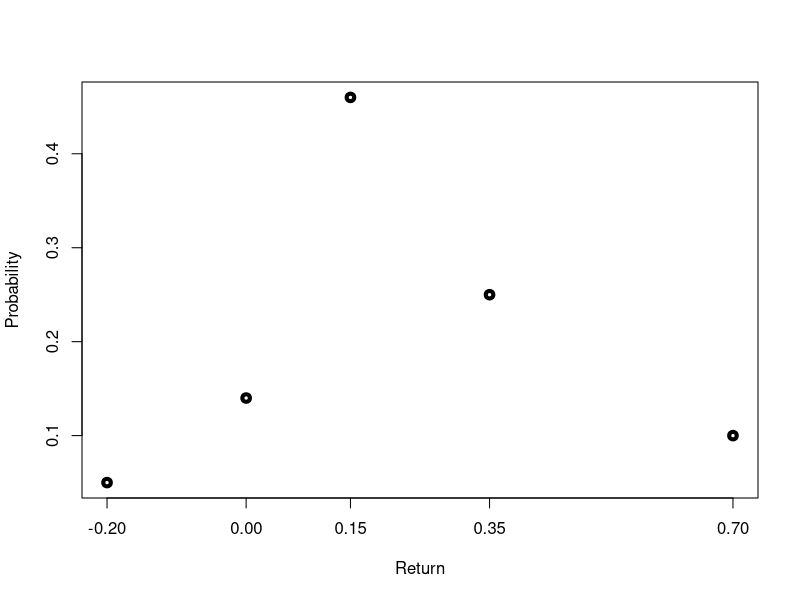
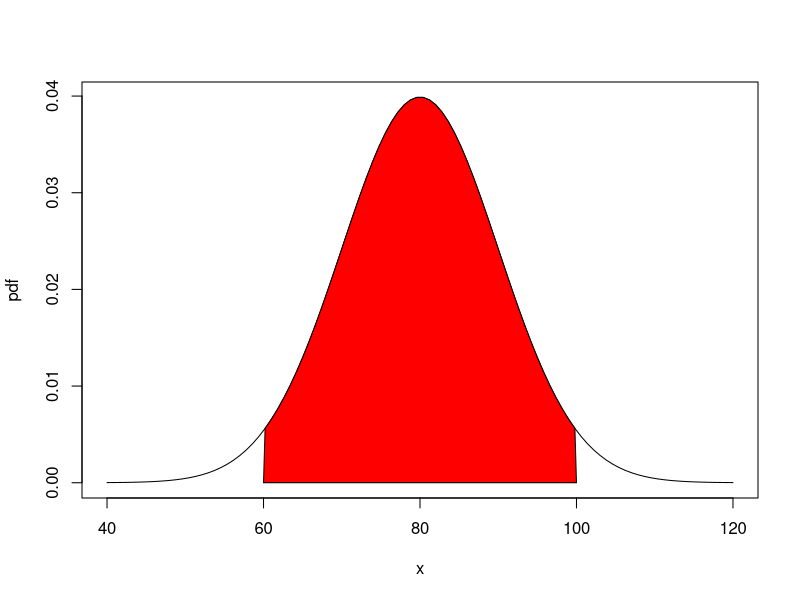

Source code (R) for these figures, in order: (Note: this script raises an error after producing the figures.)
## ---- chunk 1
ret = c(-0.2, 0, 0.15, 0.35, 0.7)
probabs = c(0.05, 0.14, 0.46, 0.25, 0.1)
plot(ret, probabs, lwd=4, xlab="Return", 
     ylab="Probability", xaxt="n")
axis(1, at=ret)
## ---- chunk 2
mean=80; sd=10
lb=60; ub=100

x <- seq(-4,4,length=100)*sd + mean
hx <- dnorm(x,mean,sd)

plot(x, hx, type="n", xlab="x", ylab="pdf")

i <- x >= lb & x <= ub
lines(x, hx)
polygon(c(lb,x[i],ub), c(0,hx[i],0), col="red")

area <- pnorm(mean, sd) - pnorm(lb, mean)
result <- paste("P(",lb,"< IQ <",ub,") =",
   signif(area, digits=3))
## ---- chunk 3
d=data.frame(x=c(0,1,2,4,5,7,8,9, 10), cdf=c(0,0.1,0.2,0.3,0.5,0.6,0.7,1, 1))
ggplot() +
geom_step(data=d, mapping=aes(x=x, y=cdf), direction="vh", linetype=3) +
geom_point(data=d, mapping=aes(x=x, y=cdf), color="red") +
ylab("CDF") + xlab("x") + ggtitle("CDF for discrete distribution") +
theme(plot.title= element_text(size=14, color="grey26",
hjust=0.5,lineheight=2.4), 
panel.background = element_rect(fill="#f7f7f7"),
panel.grid.major.y = element_line(size = 0.5, linetype = "solid", color = "grey"),
panel.grid.minor = element_blank(),
panel.grid.major.x = element_blank(),
plot.background = element_rect(fill="#f7f7f7", color = "#f7f7f7"), 
axis.line = element_line(color = "grey")) 

## ---- chunk 4
ggplot(data.frame(x = c(-5, 5)), aes(x = x)) +
  stat_function(fun = pnorm) + 
ylab("CDF") + xlab("x") + ggtitle("CDF for continuous distribution") +
theme(plot.title= element_text(size=14, color="grey26",
hjust=0.5,lineheight=2.4), 
panel.background = element_rect(fill="#f7f7f7"),
panel.grid.major.y = element_line(size = 0.5, linetype = "solid", color = "grey"),
panel.grid.minor = element_blank(),
panel.grid.major.x = element_blank(),
plot.background = element_rect(fill="#f7f7f7", color = "#f7f7f7"), 
axis.line = element_line(color = "grey")) 

## ---- chunk 5

# Define the functions 

critical_10 <- qnorm(0.95,mean=0,sd=1)
critical_5 <- qnorm(0.975,mean=0,sd=1)
critical_1 <- qnorm(0.995,mean=0,sd=1)

criticals <- round(cbind(critical_10, critical_5, critical_1),2)

colnames(criticals) <- c("10% Significance (2 Tailed)", "5% Significance (2 Tailed)", "1% Significance 21 Tailed)")

criticals
## ---- chunk 6

dat <- read.table(text = "info mean sd
info1 0 1
info2 1 0.5
info3 2 1
", header = TRUE)

densities <- apply(dat[, -1], 1, function(x) rnorm(n = 100000, mean = x[1], sd = x[2]))
colnames(densities) <- dat$info

densities.m <- melt(densities)
#Plot
densities.m %>%
  ggplot(aes(x = value, fill = Var2, color = Var2)) +
    geom_density(alpha = 0.2) +
  theme_bw() + xlim(-5,5)

## ---- chunk 7
a <- rchisq(100000, df = 2)
b <- rchisq(100000, df = 3)
c <- rchisq(100000, df = 7)
d <- rchisq(100000, df = 10)

df_chi <- as.data.frame(cbind(a,b,c,d))
colnames(df_chi) = c("DOF=2", "DOF=3", "DOF=7", "DOF=10")

df_chi_melt <- melt(df_chi)
#Plot
df_chi_melt %>%
  ggplot(aes(x = value, fill = variable, color = variable)) +
    geom_density(alpha = 0.2) +
  theme_bw() + xlim(0,20)
## ---- chunk 8

a <- rnorm(100000, mean = 0, sd = 1)
b <- rt(100000,  df = 1)
c <- rt(100000,  df = 5)
d <- rt(100000,  df = 10)

df_norm_t <- as.data.frame(cbind(a,b,c,d))
colnames(df_norm_t) = c("N(0,1)", "t, DOF=1", "t, DOF=5", "t, DOF=10")

df_norm_t_melt <- melt(df_norm_t)
#Plot
df_norm_t_melt %>%
  ggplot(aes(x = value, fill = variable, color = variable)) +
    geom_density(alpha = 0.2) +
  theme_bw() + xlim(-5,5)

## ---- chunk 9
a <- rf(100000, df1 = 4, df2 = 4)
b <- rf(100000, df1 = 4, df2 = 10)
c <- rf(100000, df1 = 10, df2 = 4)
d <- rf(100000, df1 = 10, df2 = 100)

df_F <- as.data.frame(cbind(a,b,c,d))
colnames(df_F) = c("n1=4, n2=4", "n1=4, n2=10", "n1=10, n2=4","n1=10, n2=100")

df_F_melt <- melt(df_F)
#Plot
df_F_melt %>%
  ggplot(aes(x = value, fill = variable, color = variable)) +
    geom_density(alpha = 0.2) +
  theme_bw() + xlim(0,7)
## ---- chunk 10
a <- rlnorm(100000, meanlog = 0, sdlog = 1)
b <- rlnorm(100000, meanlog = 0, sdlog = 0.5)
c <- rlnorm(100000, meanlog = 0, sdlog = 2)
d <- rlnorm(100000, meanlog = 1, sdlog = 1)

df_lnorm <- as.data.frame(cbind(a,b,c,d))
colnames(df_lnorm) = c("mean=0, sd=1", "mean=0, sd=0.5", "mean=0, sd=2","mean=1,sd=1")

df_lnorm_melt <- melt(df_lnorm)
#Plot
df_lnorm_melt %>%
  ggplot(aes(x = value, fill = variable, color = variable)) +
    geom_density(alpha = 0.2) +
  theme_bw() + xlim(-1,7)
## ---- chunk 11
# This is the largest density of the PDF given that we have the normal distribution with mean = 0 & sd = 1
dnorm(0, mean = 0, sd = 1) 
## ---- chunk 12
# This is the median value of the respective distribution. As such, it comprises of exactly half the overall density of the underlying distribution. This is intuitive, given that the value -1.96 in a normal distribution with mean = 0 and sd = 1 is exactly the middle value, thereby incorporating half of the entire area under the cdf. 
pnorm(-1.96, mean = 0, sd = 1) 
## ---- chunk 13
# Intuitively, pnorm() inverse for a value of 0.5 indicates what value the 50% quantile must have under the given distribution characteristics. As such, we see that the 5% quantile here must have value -1.96! 
qnorm(0.025, mean = 0, sd = 1) 
## ---- chunk 14
rnorm(10, mean = 0, sd = 1)
## ---- chunk 15


a <- rsnorm(100000, mean = 0, sd = 2, xi = 2)
b <- rsnorm(100000, mean = 0, sd = 2, xi = -2)

skew <- as.data.frame(cbind(a,b))
colnames(skew) = c("Right Skewed", "Left Skewed")

skew_melt <- melt(skew)
#Plot
skew_melt %>%
  ggplot(aes(x = value, fill = variable, color = variable)) +
    geom_density(alpha = 0.2) +
  theme_bw() + xlim(-15,15)

## ---- chunk 16
a <- rnorm(100000, mean = 0, sd = 1)
b <- rnorm(100000, mean = 0, sd = 1.45)
c <- rnorm(100000, mean = 0, sd = 0.55)


df_kurt <- as.data.frame(cbind(a,b,c))
colnames(df_kurt) = c("Mesokurtic", "Platykurtic", "Leptokurtic")

df_kurt_melt <- melt(df_kurt)
#Plot
df_kurt_melt %>%
  ggplot(aes(x = value, fill = variable, color = variable)) +
    geom_density(alpha = 0.2) +
  theme_bw() + xlim(-4,4)
## ---- chunk 17
xvec = c(1,2,3)
xvec
## ---- chunk 18
class(xvec)
## ---- chunk 19
dim(xvec)
## ---- chunk 20
names(xvec) = c("x1", "x2", "x3")

xvec
## ---- chunk 21
as.matrix(xvec)
## ---- chunk 22
matA = matrix(data=c(1,2,3,4,5,6),nrow=2,ncol=3,byrow=FALSE)
matA
## ---- chunk 23
class(matA)
## ---- chunk 24
matA = matrix(data=c(1,2,3,4,5,6),nrow=2,ncol=3,byrow=TRUE)
matA
## ---- chunk 25
dim(matA)
## ---- chunk 26
rownames(matA) = c("row1", "row2")
colnames(matA) = c("col1", "col2", "col3")
matA
## ---- chunk 27
matA[1, 2]
## ---- chunk 28
matA[1,]
## ---- chunk 29
matA[,1]
## ---- chunk 30
t(matA)
## ---- chunk 31
matA = matrix(c(3,4,8,5),2,2,byrow=TRUE) # Note that we do not indicate nrow = ... & ncol = ... but just write 2 at both places. As long as the 
                                         # order of the commands is correct, R automatically interprets the second entry as nrow and the third as 
                                         # ncol. 
matB = matrix(c(9,1,5,2),2,2,byrow=TRUE)

matA + matB
## ---- chunk 32
matA - matB
## ---- chunk 33
matA = matrix(c(3,4,8,5),2,2,byrow=TRUE)
matB = matrix(c(9,1,7,5,2,3),2,3,byrow=TRUE)

matA %*% matB
## ---- chunk 34
dim(matA %*% matB)
## ---- chunk 35
matI = diag(2)
matI
## ---- chunk 36
matA = matrix(c(1,2,3,4,5,6,7,8,9), 3, 3)
matA
## ---- chunk 37
# Extract the lower elements from the matrix:

matA[lower.tri(matA)]

## ---- chunk 38
# Extract the upper elements from the matrix:

matA[upper.tri(matA)]

## ---- chunk 39
xvec = c(1,2,3)
onevec = rep(1,3)
t(xvec)%*%onevec
## ---- chunk 40
yvec = c(4,3,5)
crossprod(xvec, yvec)
## ---- chunk 41
matA = matrix(c(1,1,2,-1), 2, 2, byrow=TRUE)
vecB = c(1,1)

# First we solve for the inverse of A: A^-1
matA.inv = solve(matA) 

# Then, we can easily solve for the vector z:

z = matA.inv%*%vecB
z
## ---- chunk 42
library(Matrix)
Amat = matrix(c(1,3,5,2,4,6), 2, 3, byrow=TRUE)
as.numeric(rankMatrix(Amat))
## ---- chunk 43
sigma1 = 2.3
sigma2 = 1.8
rho12 = 0.35
sigma12 = rho12*sigma1*sigma2
cov_m = matrix(c(sigma1^2, sigma12, sigma12, sigma2^2), 
               2, 2, byrow=TRUE)
cov_m
## ---- chunk 44
cov2cor(cov_m)
## ---- chunk 45
mu = c(1,1) # Specify the mu vector 

sigma1 = 1
sigma2 = 2 # Specify both standard deviations 
rho12 = 0.35 # Specify the correlation coefficient

sigma12 = sigma1*sigma2*rho12 # Define the covariance  

Sigma = matrix(c(sigma1^2, sigma12, sigma12, sigma2^2), 2, 2, byrow = TRUE) # Create the covariance matrix 

Sigma_0.5 = chol(Sigma) # the Cholesky factorization of the covariance matrix to only get the upper-triangular form 

n = 2
set.seed(123)
Z = rnorm(n) # Compute the random variable Z ~ N(mu, I_2)

X = mu * Sigma_0.5%*%Z # Compute X from the of 2 iid standard normal random variables
